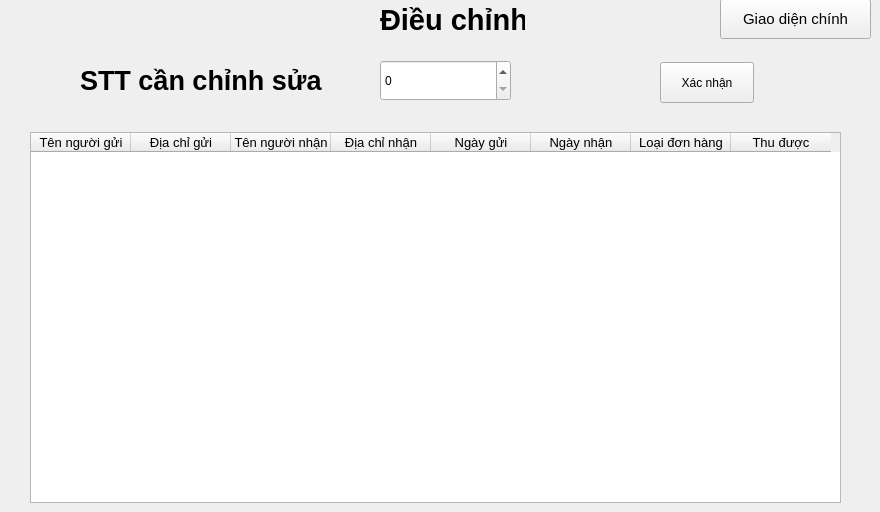
    <widget class="QWidget" name="DanhSachDoanhThu5">
     <widget class="QPushButton" name="pushButton_25">
      <property name="geometry">
       <rect>
        <x>720</x>
        <y>-1</y>
        <width>151</width>
        <height>40</height>
       </rect>
      </property>
      <property name="font">
       <font>
        <pointsize>11</pointsize>
        <bold>false</bold>
       </font>
      </property>
      <property name="text">
       <string>Giao diện chính</string>
      </property>
     </widget>
     <widget class="QLabel" name="label0_6">
      <property name="geometry">
       <rect>
        <x>380</x>
        <y>0</y>
        <width>145</width>
        <height>39</height>
       </rect>
      </property>
      <property name="font">
       <font>
        <family>Segoe UI</family>
        <pointsize>22</pointsize>
        <bold>true</bold>
       </font>
      </property>
      <property name="autoFillBackground">
       <bool>false</bool>
      </property>
      <property name="text">
       <string>Điều chỉnh</string>
      </property>
     </widget>
     <widget class="QSpinBox" name="spinBoxSTTCanChinhSua">
      <property name="geometry">
       <rect>
        <x>380</x>
        <y>60</y>
        <width>131</width>
        <height>41</height>
       </rect>
      </property>
     </widget>
     <widget class="QPushButton" name="pushButtonXacNhanChonDonChinhSua">
      <property name="geometry">
       <rect>
        <x>660</x>
        <y>62</y>
        <width>94</width>
        <height>41</height>
       </rect>
      </property>
      <property name="text">
       <string>Xác nhận</string>
      </property>
     </widget>
     <widget class="QTableWidget" name="tableWidgetDSToanBoDonHangGiaoDienChinhSua">
      <property name="geometry">
       <rect>
        <x>30</x>
        <y>132</y>
        <width>811</width>
        <height>371</height>
       </rect>
      </property>
      <property name="font">
       <font>
        <pointsize>10</pointsize>
       </font>
      </property>
      <column>
       <property name="text">
        <string>Tên người gửi</string>
       </property>
      </column>
      <column>
       <property name="text">
        <string>Địa chỉ gửi</string>
       </property>
      </column>
      <column>
       <property name="text">
        <string>Tên người nhận</string>
       </property>
      </column>
      <column>
       <property name="text">
        <string>Địa chỉ nhận</string>
       </property>
      </column>
      <column>
       <property name="text">
        <string>Ngày gửi</string>
       </property>
      </column>
      <column>
       <property name="text">
        <string>Ngày nhận</string>
       </property>
      </column>
      <column>
       <property name="text">
        <string>Loại đơn hàng</string>
       </property>
      </column>
      <column>
       <property name="text">
        <string>Thu được</string>
       </property>
      </column>
     </widget>
     <widget class="QLabel" name="label0_43">
      <property name="geometry">
       <rect>
        <x>80</x>
        <y>62</y>
        <width>298</width>
        <height>36</height>
       </rect>
      </property>
      <property name="font">
       <font>
        <family>Segoe UI</family>
        <pointsize>20</pointsize>
        <bold>true</bold>
       </font>
      </property>
      <property name="autoFillBackground">
       <bool>false</bool>
      </property>
      <property name="text">
       <string>STT cần chỉnh sửa</string>
      </property>
     </widget>
    </widget>
